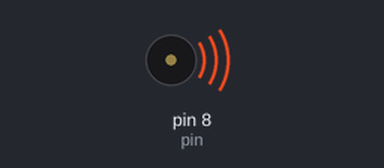
Bench run of a sketch on a simulated Arduino Uno, built with avr-gcc and run on an emulated ATmega328P. Parts: buzzer (waves = sounding).

Above: at 0.1 s.
At 1.1 s:
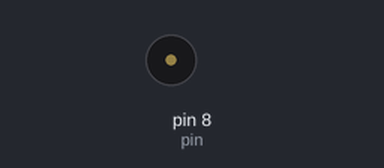
Timing chart, 0 to 2.6 s (numbered marks = the images above):
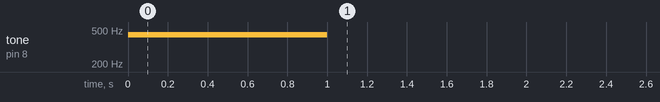

The sketch:

007-pararsonido.ino
```cpp
int pin = 8;

void setup() {
  pinMode(pin,OUTPUT);
  tone(pin,440);
  delay(1000);
  noTone(pin);
}

void loop() {


}
```
